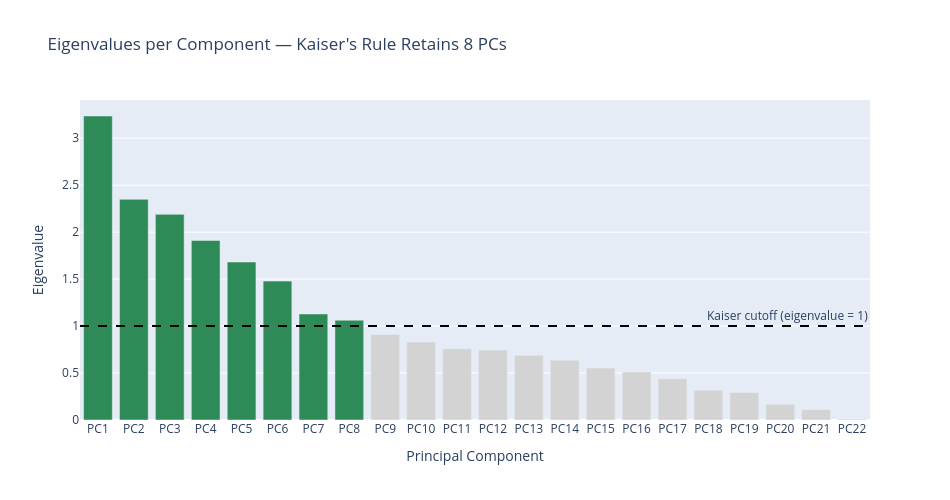

Notebook source saved alongside this figure:
### Markdown cell above
1.3 Eigenvalue plot with the Kaiser cutoff (eigenvalue = 1)

### Code cell
fig = go.Figure()

fig.add_trace(go.Bar(
    x=df_full['PC'],
    y=df_full['Eigenvalue'],
    marker=dict(color=['SeaGreen' if e > 1 else 'LightGray' for e in df_full['Eigenvalue']]),
    name='Eigenvalue'
))

fig.add_hline(y=1, line_dash='dash', line_color='black',
              annotation_text='Kaiser cutoff (eigenvalue = 1)', annotation_position='top right')

fig.update_layout(
    title=f"Eigenvalues per Component — Kaiser's Rule Retains {n_kaiser} PCs",
    xaxis_title='Principal Component',
    yaxis_title='Eigenvalue',
    width=950, height=500
)

fig.write_image(f"{output_dir}/C1.1_eigenvalue_plot.png")
fig.show()
print("✔ Saved: C1.1_eigenvalue_plot.png\n")

### Figure 1 — Plotly figure (JSON) as saved in the notebook; plotly's stock layout.template omitted (floating-point values rounded to 4 significant figures)
{"data": [{"marker": {"color": ["SeaGreen", "SeaGreen", "SeaGreen", "SeaGreen", "SeaGreen", "SeaGreen", "SeaGreen", "SeaGreen", "LightGray", "LightGray", "LightGray", "LightGray", "LightGray", "LightGray", "LightGray", "LightGray", "LightGray", "LightGray", "LightGray", "LightGray", "LightGray", "LightGray"]}, "name": "Eigenvalue", "type": "bar", "x": ["PC1", "PC2", "PC3", "PC4", "PC5", "PC6", "PC7", "PC8", "PC9", "PC10", "PC11", "PC12", "PC13", "PC14", "PC15", "PC16", "PC17", "PC18", "PC19", "PC20", "PC21", "PC22"], "y": [3.237, 2.349, 2.189, 1.911, 1.682, 1.479, 1.129, 1.062, 0.9113, 0.8306, 0.7586, 0.7458, 0.6883, 0.6349, 0.5528, 0.5108, 0.4399, 0.3165, 0.2921, 0.1669, 0.1104, 0.009317]}], "layout": {"annotations": [{"showarrow": false, "text": "Kaiser cutoff (eigenvalue = 1)", "x": 1, "xanchor": "right", "xref": "x domain", "y": 1, "yanchor": "bottom", "yref": "y"}], "height": 500, "shapes": [{"line": {"color": "black", "dash": "dash"}, "type": "line", "x0": 0, "x1": 1, "xref": "x domain", "y0": 1, "y1": 1, "yref": "y"}], "title": {"text": "Eigenvalues per Component — Kaiser's Rule Retains 8 PCs"}, "width": 950, "xaxis": {"title": {"text": "Principal Component"}}, "yaxis": {"title": {"text": "Eigenvalue"}}}}
